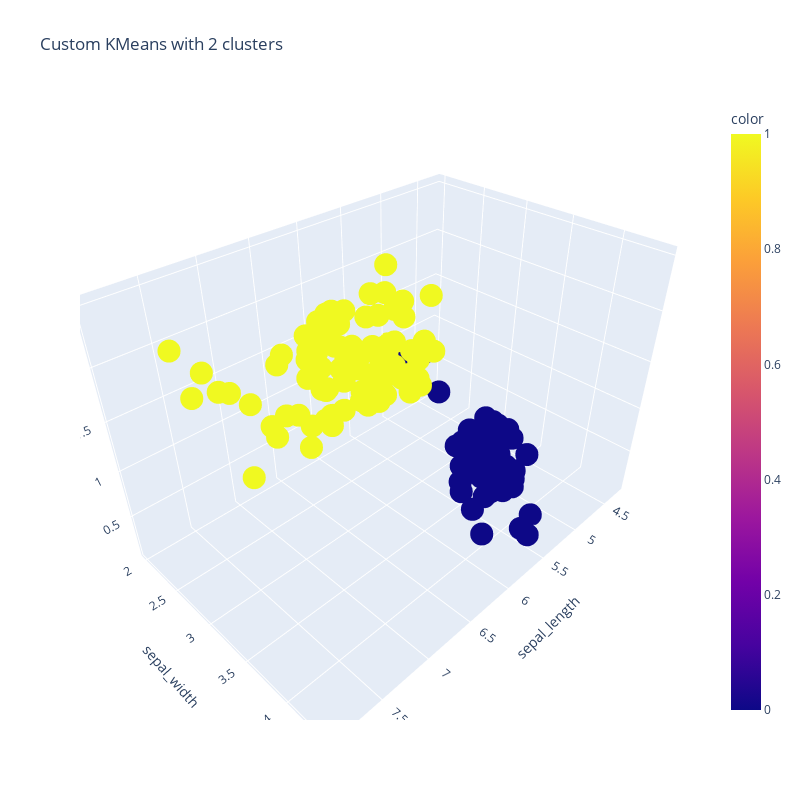

Notebook source saved alongside this figure:
### Markdown cell above
## 2 clusters

### Code cell
kmeans = KMeans_custom(n_clusters=2)
kmeans.fit(X)
y_kmeans = kmeans.predict(X)
centers = kmeans.centroids

fig = px.scatter_3d(df, x='sepal_length', y='sepal_width', z='petal_width', color=y_kmeans, width=800, height=800, title='Custom KMeans with 2 clusters')
fig.show()

### Figure 1 — Plotly figure (JSON) as saved in the notebook; plotly's stock layout.template omitted (floating-point values rounded to 4 significant figures; data arrays with more than 128 entries replaced by an {"elided": "..."} marker saying what was removed)
{"data": [{"hovertemplate": "sepal_length=%{x}<br>sepal_width=%{y}<br>petal_width=%{z}<br>color=%{marker.color}<extra></extra>", "legendgroup": "", "marker": {"color": {"elided": "150 int values"}, "coloraxis": "coloraxis", "symbol": "circle"}, "mode": "markers", "name": "", "scene": "scene", "showlegend": false, "type": "scatter3d", "x": {"elided": "150 float values"}, "y": {"elided": "150 float values"}, "z": {"elided": "150 float values"}}], "layout": {"coloraxis": {"colorbar": {"title": {"text": "color"}}, "colorscale": [[0, "#0d0887"], [0.1111, "#46039f"], [0.2222, "#7201a8"], [0.3333, "#9c179e"], [0.4444, "#bd3786"], [0.5556, "#d8576b"], [0.6667, "#ed7953"], [0.7778, "#fb9f3a"], [0.8889, "#fdca26"], [1, "#f0f921"]]}, "height": 800, "legend": {"tracegroupgap": 0}, "scene": {"domain": {"x": [0, 1], "y": [0, 1]}, "xaxis": {"title": {"text": "sepal_length"}}, "yaxis": {"title": {"text": "sepal_width"}}, "zaxis": {"title": {"text": "petal_width"}}}, "title": {"text": "Custom KMeans with 2 clusters"}, "width": 800}}
